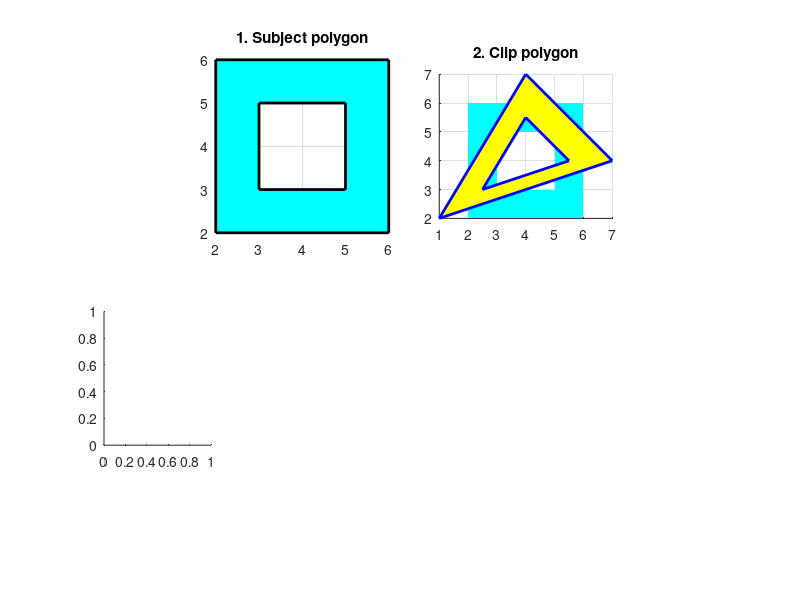

Recreate this plot in MATLAB. (Note: this script raises an error after producing the figure.)
% test_geometry_package.m
clc
clear
close all

pol1 = [2 2; 6 2; 6 6; 2 6; 2 2; NaN NaN; 3 3; 3 5; 5 5; 5 3; 3 3];
pol1a = [2 6; 2 2; 3 3; 3 5; 5 5; 5 3; 3 3; 2 2; 6 2; 6 6; 2 6];
pol2 = [1 2; 7 4; 4 7; 1 2; NaN NaN; 2.5 3; 5.5 4; 4 5.5; 2.5 3];
pol2a = [1 2; 7 4; 4 7; 1 2; 2.5 3; 4 5.5; 5.5 4; 2.5 3; 1 2];
lw = 2;

subplot (2, 6, [2 3])
patch (pol1a(:, 1), pol1a(:, 2), 'facecolor', 'c', 'edgecolor', 'k', 'linewidth', lw);
axis image
grid on
title ("1. Subject polygon")

subplot (2, 6, [4 5])
patch (pol1a(:, 1), pol1a(:, 2), 'facecolor', 'c', 'edgecolor', 'none');
hold on
patch (pol2a(:, 1), pol2a(:, 2), 'facecolor', 'y', 'edgecolor', 'b', 'linewidth', lw);
axis image
grid on
title "2. Clip polygon"

op   = {"Sub -clip", "AND / Intersection", "Exclusive OR", "OR / Union"};

for i=1:numel(op)
  subplot (6, 4, [12 16]+i);
  [opol, npol] = clipPolygon(pol1, pol2, i-1);
  opol = polygon2patch (opol);
  patch (pol1a(:, 1), pol1a(:, 2), 'facecolor', 'c', 'edgecolor', 'none');
  hold on
  patch (pol2a(:, 1), pol2a(:, 2), 'facecolor', 'y', 'edgecolor', 'none');
  patch (opol(:,1),opol(:,2), 'facecolor', 'g', 'edgecolor', 'r', ...
       'linewidth', lw, 'erasemode', 'xor');
  axis image
  grid on
  title (sprintf("%d. %s", i+2, op{i}));
  axis off
end

subplot (10, 4, 37);
[opol, npol] = clipPolygon(pol2, pol1, 0);
opol = polygon2patch (opol);
patch (pol1a(:, 1), pol1a(:, 2), 'facecolor', 'c', 'edgecolor', 'none');
hold on
patch (pol2a(:, 1), pol2a(:, 2), 'facecolor', 'y', 'edgecolor', 'none');
patch (opol(:,1),opol(:,2), 'facecolor', 'g', 'edgecolor', 'r', ...
     'linewidth', lw, 'erasemode', 'xor');
axis image
grid on
axis off
title "7. Clip - sub";